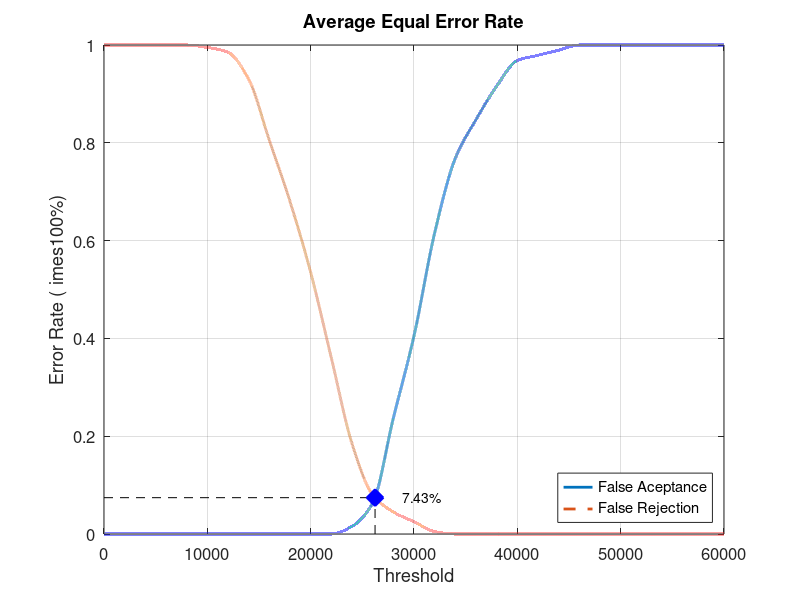
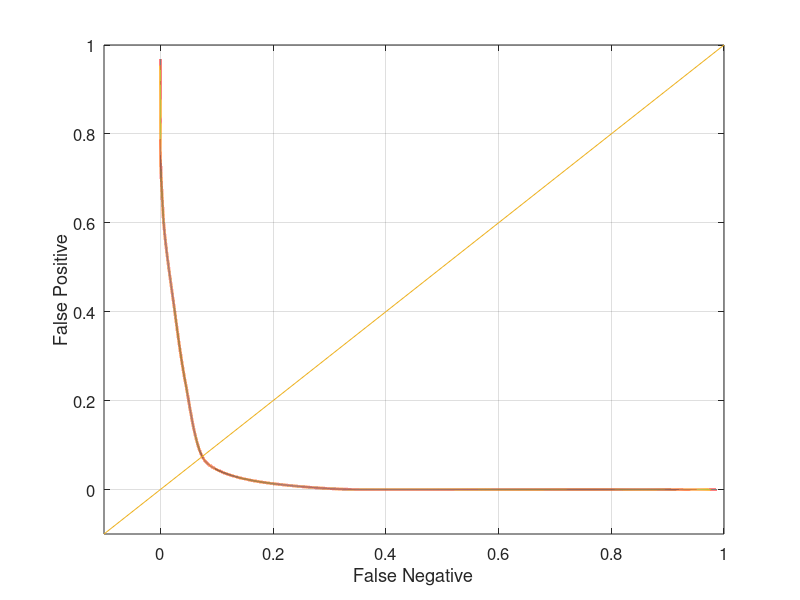

Recreate these plots in MATLAB, in order.
close all;
clear;
clc;
x = 0:2000:60000;
xq = 0:0.5:60000;

y0 = [0 0 0 0 0 0 0 0 0 0 0 0 0.0157895 0.0631579 0.236842 0.405263 0.615789 0.768421 0.847368 0.915789 0.968421 0.978947 0.989474 1 1 1 1 1 1 1 1]
yy0 = interp1(x, y0, xq, 'pchip');
y1 = [1 1 1 1 1 0.995 0.985 0.93 0.805 0.68 0.535 0.36 0.185 0.08 0.045 0.025 0.005 0 0 0 0 0 0 0 0 0 0 0 0 0 0]
yy1 = interp1(x, y1, xq, 'pchip');

% Calculating EER: 
y2 = abs(y0 - y1);
find(y2 == min(y2))
yy2 = abs(yy0 - yy1);
xEER = find(yy2 == min(yy2));
xEERIndex = xq(xEER) % X-axis EER
yEER = yy0(xEER) % Y-axis EER

main = figure
plot(xq, yy0,'-','LineWidth', 2);	hold on
plot(xq, yy1,'--','LineWidth', 2);	hold on
plot([xEERIndex xEERIndex], [0 yEER], 'k--');	hold on
plot([0 xEERIndex], [yEER yEER], 'k--');	hold on
plot(xEERIndex, yEER, 'bx', 'LineWidth', 10);	hold on
text(xEERIndex + 10 * xEERIndex / 100, yEER, [num2str(round((10000 * yEER)) / 100) '%'])
legend('False Aceptance', 'False Rejection', 'Location', 'SouthEast')
xlabel('Threshold')
ylabel('Error Rate (	imes100%)')
title('Average Equal Error Rate')
set(gca, 'FontSize', 12)
axis([0 60000 0 1])
grid on

print(main, 'Database5_3Main', '-dpng');
FNRxFPR = figure('Color', [1 1 1]);
plot(yy1, yy0, '-', yy1, yy0, 'LineWidth', 2);
hold on
y = -0.1:0.1:1
plot(y, y); 
set(gca, 'FontSize', 12)
xlabel('False Negative')
ylabel('False Positive')
axis([-0.1 1 -0.1 1])
set(gca, 'FontSize', 12)
grid on

print(FNRxFPR, 'Database5_3FNRxFPR','-dpng');
